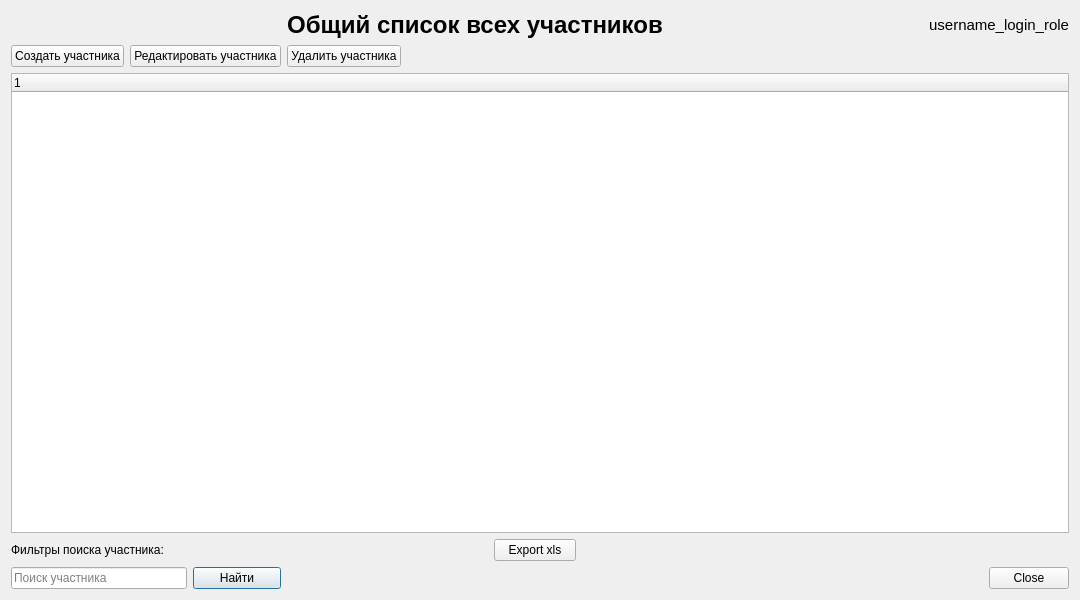
<?xml version="1.0" encoding="UTF-8"?>
<ui version="4.0">
 <class>List_participants</class>
 <widget class="QDialog" name="List_participants">
  <property name="geometry">
   <rect>
    <x>0</x>
    <y>0</y>
    <width>1080</width>
    <height>600</height>
   </rect>
  </property>
  <property name="windowTitle">
   <string>Логистик</string>
  </property>
  <layout class="QGridLayout" name="gridLayout_3">
   <item row="7" column="0" colspan="2">
    <widget class="QLabel" name="label_find_event">
     <property name="text">
      <string>Фильтры поиска участника:</string>
     </property>
    </widget>
   </item>
   <item row="6" column="0" colspan="7">
    <widget class="QTreeWidget" name="tree_participants_list">
     <column>
      <property name="text">
       <string notr="true">1</string>
      </property>
     </column>
    </widget>
   </item>
   <item row="0" column="6">
    <widget class="QLabel" name="label_username_login_role">
     <property name="font">
      <font>
       <pointsize>11</pointsize>
      </font>
     </property>
     <property name="text">
      <string>username_login_role</string>
     </property>
     <property name="alignment">
      <set>Qt::AlignRight|Qt::AlignTrailing|Qt::AlignVCenter</set>
     </property>
    </widget>
   </item>
   <item row="0" column="2" colspan="4">
    <widget class="QLabel" name="label_participants_list">
     <property name="font">
      <font>
       <pointsize>18</pointsize>
       <weight>75</weight>
       <bold>true</bold>
      </font>
     </property>
     <property name="text">
      <string>Общий список всех участников</string>
     </property>
     <property name="alignment">
      <set>Qt::AlignCenter</set>
     </property>
    </widget>
   </item>
   <item row="8" column="0" colspan="2">
    <layout class="QGridLayout" name="gridLayout_2">
     <item row="0" column="2">
      <widget class="QPushButton" name="pushButton_find_participant">
       <property name="text">
        <string>Найти</string>
       </property>
      </widget>
     </item>
     <item row="0" column="0" colspan="2">
      <widget class="QLineEdit" name="lineEdit_find_participant">
       <property name="placeholderText">
        <string>Поиск участника</string>
       </property>
      </widget>
     </item>
    </layout>
   </item>
   <item row="8" column="6">
    <widget class="QDialogButtonBox" name="buttonBox">
     <property name="standardButtons">
      <set>QDialogButtonBox::Close</set>
     </property>
    </widget>
   </item>
   <item row="7" column="4">
    <widget class="QPushButton" name="pushButton_export_xls">
     <property name="text">
      <string>Export xls</string>
     </property>
    </widget>
   </item>
   <item row="3" column="0">
    <widget class="QPushButton" name="pushButton_create_participant">
     <property name="text">
      <string>Создать участника</string>
     </property>
    </widget>
   </item>
   <item row="3" column="1">
    <widget class="QPushButton" name="pushButton_edit_participant">
     <property name="text">
      <string>Редактировать участника</string>
     </property>
    </widget>
   </item>
   <item row="3" column="2">
    <widget class="QPushButton" name="pushButton_delete_participant">
     <property name="text">
      <string>Удалить участника</string>
     </property>
    </widget>
   </item>
  </layout>
 </widget>
 <resources/>
 <connections>
  <connection>
   <sender>pushButton_create_participant</sender>
   <signal>clicked()</signal>
   <receiver>List_participants</receiver>
   <slot>show()</slot>
   <hints>
    <hint type="sourcelabel">
     <x>78</x>
     <y>77</y>
    </hint>
    <hint type="destinationlabel">
     <x>507</x>
     <y>277</y>
    </hint>
   </hints>
  </connection>
  <connection>
   <sender>pushButton_delete_participant</sender>
   <signal>clicked()</signal>
   <receiver>List_participants</receiver>
   <slot>show()</slot>
   <hints>
    <hint type="sourcelabel">
     <x>935</x>
     <y>77</y>
    </hint>
    <hint type="destinationlabel">
     <x>507</x>
     <y>277</y>
    </hint>
   </hints>
  </connection>
  <connection>
   <sender>pushButton_export_xls</sender>
   <signal>clicked()</signal>
   <receiver>List_participants</receiver>
   <slot>showMaximized()</slot>
   <hints>
    <hint type="sourcelabel">
     <x>855</x>
     <y>77</y>
    </hint>
    <hint type="destinationlabel">
     <x>539</x>
     <y>299</y>
    </hint>
   </hints>
  </connection>
  <connection>
   <sender>pushButton_find_participant</sender>
   <signal>clicked()</signal>
   <receiver>tree_participants_list</receiver>
   <slot>expandAll()</slot>
   <hints>
    <hint type="sourcelabel">
     <x>894</x>
     <y>577</y>
    </hint>
    <hint type="destinationlabel">
     <x>539</x>
     <y>330</y>
    </hint>
   </hints>
  </connection>
  <connection>
   <sender>pushButton_edit_participant</sender>
   <signal>clicked()</signal>
   <receiver>List_participants</receiver>
   <slot>show()</slot>
   <hints>
    <hint type="sourcelabel">
     <x>249</x>
     <y>108</y>
    </hint>
    <hint type="destinationlabel">
     <x>539</x>
     <y>299</y>
    </hint>
   </hints>
  </connection>
  <connection>
   <sender>buttonBox</sender>
   <signal>rejected()</signal>
   <receiver>List_participants</receiver>
   <slot>close()</slot>
   <hints>
    <hint type="sourcelabel">
     <x>870</x>
     <y>577</y>
    </hint>
    <hint type="destinationlabel">
     <x>539</x>
     <y>299</y>
    </hint>
   </hints>
  </connection>
 </connections>
</ui>
